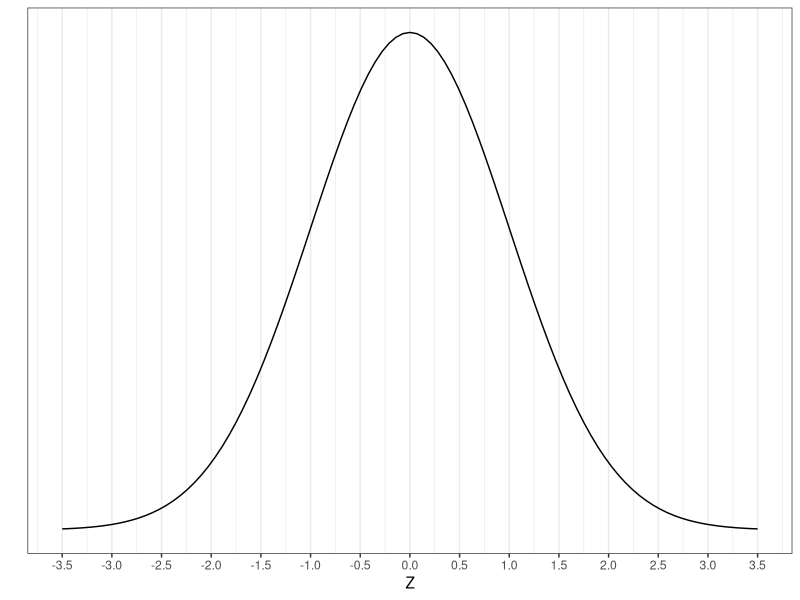

Reproduce this figure in R.
## ---- chunk 1
library(ggplot2)
ggplot(data = data.frame(x = c(-3.5, 3.5)), aes(x)) + xlab("Z")+
  stat_function(fun = dnorm, n = 101, args = list(mean = 0, sd = 1)) + ylab("") +
  scale_y_continuous(breaks = NULL)+theme_bw()+
  scale_x_continuous(breaks = round(seq(-3.5, 3.5, by = 0.5),1)) 
